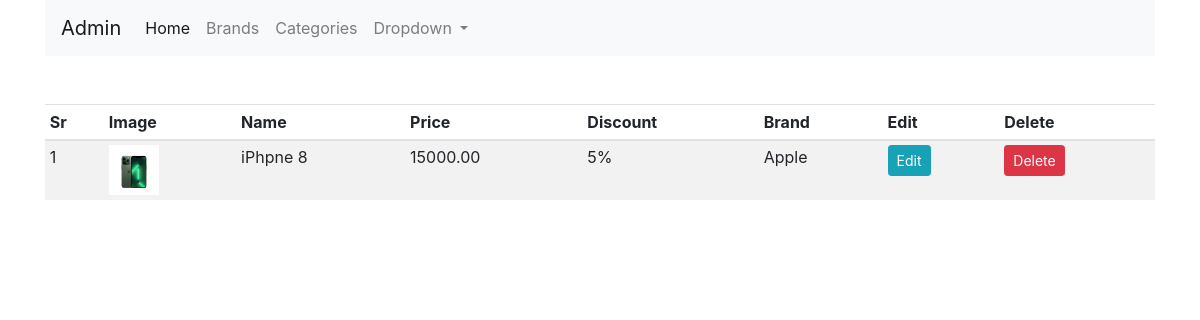
The page /admin (signed in) on the database its author committed.
### shop/products/models.py (models this page shows, shortened)
class Addproduct(db.Model):
    id = db.Column(db.Integer, primary_key=True)
    name = db.Column(db.String(80), nullable=False)
    price = db.Column(db.Numeric(10, 2), nullable=False)
    discount = db.Column(db.Integer, default=0)
    stock = db.Column(db.Integer, nullable=False)
    color = db.Column(db.Text, nullable=False)
    description = db.Column(db.Text, nullable=False)
    pub_date = db.Column(db.DateTime, nullable=False, default=datetime.utcnow)
    category_id = db.Column(db.Integer, db.ForeignKey('category.id'), nullable=False)
    category = db.relationship('Category', backref=db.backref('categories', lazy=True))
    brand_id = db.Column(db.Integer, db.ForeignKey('brand.id'), nullable=False)
    brand = db.relationship('Brand', backref=db.backref('brands', lazy=True))
    image_1 = db.Column(db.String(150), nullable=False, default='image1.jpg')
    image_2 = db.Column(db.String(150), nullable=False, default='image2.jpg')
    image_3 = db.Column(db.String(150), nullable=False, default='image3.jpg')

class Brand(db.Model):
    id = db.Column(db.Integer, primary_key=True)
    name = db.Column(db.String(30), nullable=False, unique=True)

### shop/admin/routes.py (the view)
@app.route('/admin')
def admin():
    if 'email' not in session:
        flash(f'Please login first!', 'danger')
        return redirect(url_for('login'))
    products = Addproduct.query.all()
    return render_template('admin/index.html', title="Admin page", products=products)

### shop/templates/admin/index.html (shortened to what this page needs)
{% extends 'layout.html' %}
{% block content %}
    <div class="container">
        <nav class="navbar navbar-expand-lg navbar-light bg-light">
            <a class="navbar-brand" href="/admin">Admin</a>
            <div class="collapse navbar-collapse" id="navbarSupportedContent">
                <ul class="navbar-nav mr-auto">
                    <li class="nav-item active">
                        <a class="nav-link" href="/admin">Home <span class="sr-only">(current)</span></a>
                    </li>
                    <li class="nav-item">
                        <a class="nav-link" href="/brands">Brands</a>
                    </li>
                    <li class="nav-item">
                        <a class="nav-link" href="/categories">Categories</a>
                    </li>
                    <li class="nav-item dropdown">
                        <a class="nav-link dropdown-toggle" href="#" id="navbarDropdown" role="button" data-toggle="dropdown" aria-haspopup="true" aria-expanded="false">
                            Dropdown
                        </a>
                    </li>
                </ul>
            </div>
        </nav>
    </div>
    <div class="container mt-5">
        <table class="table table-sm table-striped table-hover">
            <thead>
                <th>Sr</th>
                <th>Image</th>
                <th>Name</th>
                <th>Price</th>
                <th>Discount</th>
                <th>Brand</th>
                <th>Edit</th>
                <th>Delete</th>
            </thead>
            <tbody>
                {% for product in products %}
                    <tr>
                        <td>{{loop.index}}</td>
                        <td>
                            <img src="{{url_for('static',filename='images/' + product.image_1)}}" alt="{{product.name}}" width="50" height="50">
                        </td>
                        <td>{{ product.name }}</td>
                        <td>{{ product.price }}</td>
                        <td>{{ product.discount }}%</td>
                        <td>{{ product.brand.name}}</td>
                        <td>
                            <a href="{{url_for('updateproduct', id=product.id)}}" class="btn btn-info btn-sm">
                                Edit
                            </a>
                        </td>
                        <td><a href="" class="btn btn-danger btn-sm">Delete</a></td>
                    </tr>
                {% endfor %}
            </tbody>
        </table>
    </div>
{% endblock content %}

### shop/templates/layout.html (shortened to what this page needs)
<!doctype html>
<html lang="en">
  <head>
    <link rel="stylesheet" href="{{ url_for('static', filename='css/bootstrap.min.css') }}">
  </head>
  <body>
    {% block content %}
    {% endblock content %}
  </body>
</html>

### rows shown on the page
Addproduct: image_1 (picture), name "iPhpne 8", price "15000.00", discount "5", brand.name "Apple"
